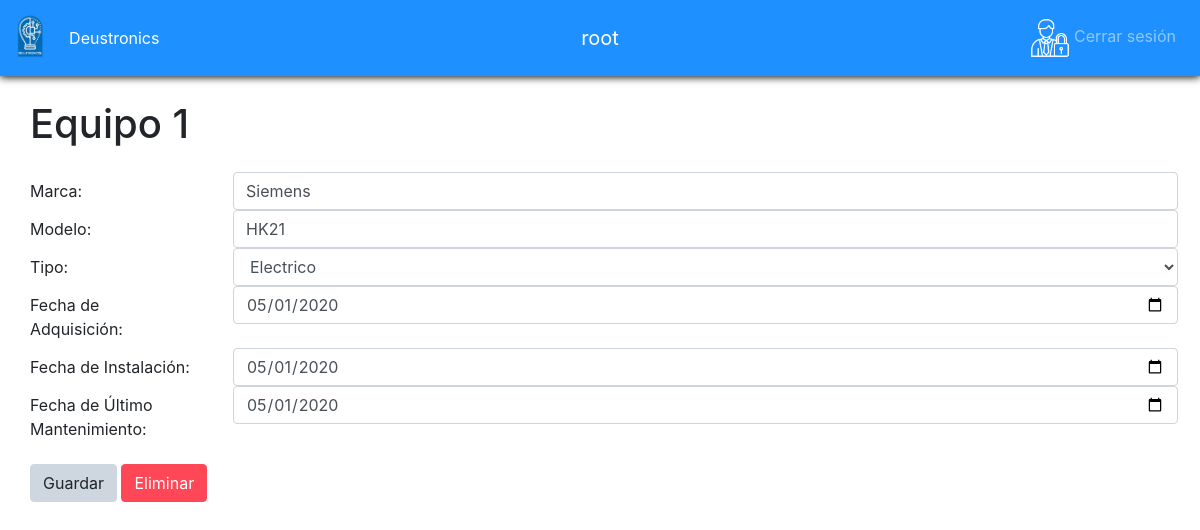
The page /equipo/1/ (signed in) on the database as committed earlier.
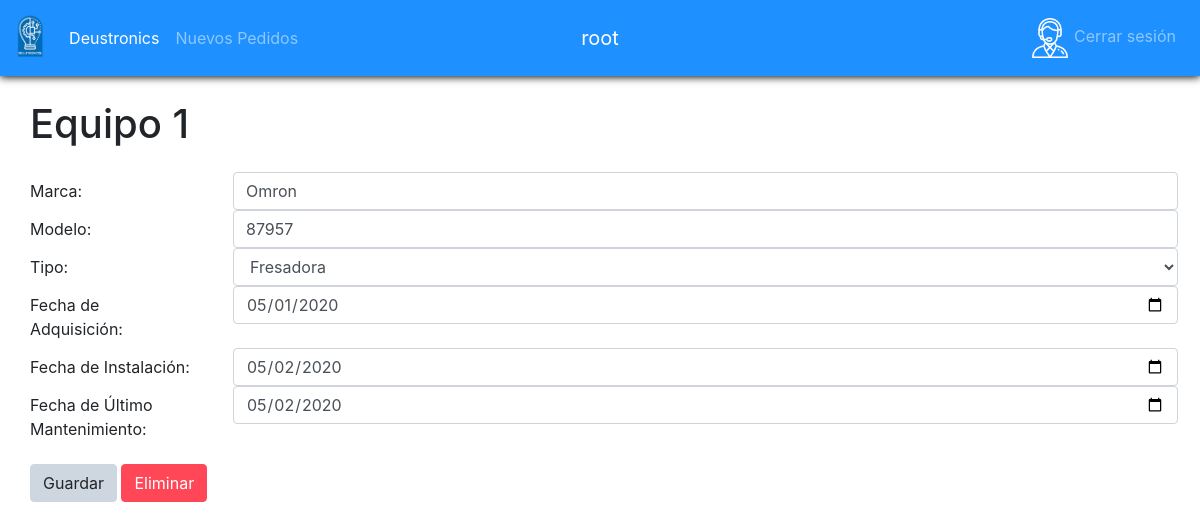
The same page on the database as committed later.
### app/models.py (models this page shows, shortened)
class Equipo(models.Model):
    marca = models.CharField(max_length=100)
    modelo = models.CharField(max_length=100)
    tipo = models.ForeignKey(TipoEquipo, on_delete=models.SET_NULL, null=True)
    fecha_adquisicion = models.DateField()
    fecha_instalacion = models.DateField()
    fecha_ultimo_mantenimiento = models.DateField()

class TipoEquipo(models.Model):
    nombre = models.CharField(max_length=100)

### app/views.py (the view, shortened to what this page needs)
# urls.py: path('equipo/<int:pk>/', login_required(views.EquipoDetailView.as_view()), name='equipo_detalle'),
class EquipoDetailView(DetailView):
    model = Equipo
    template_name = 'equipo_detalle.html'
    def get_context_data(self, **kwargs):
        context = super(EquipoDetailView, self).get_context_data(**kwargs)
        context['tipos'] = TipoEquipo.objects.all()
        return context

### app/templatetags/sesion_tags.py (called while the page is built)
@register.filter(name='has_group')
def has_group(user, group_name):
    return user.groups.filter(name=group_name).exists()

### app/templates/equipo_detalle.html (shortened to what this page needs)
{%extends 'base.html'%} {% block content%}
<div class="mt-2">
  <h1>
    Equipo {{equipo.id}}
  </h1>
  <form action="{%url 'equipo_detalle' equipo.id %}" method="POST" class="formDetalle">
    <div class="form-group row mt-4">
      <label for="equipoMarca" class="col-sm-2 col-form-label">Marca: </label>
      <div class="col-sm-10">
        <input type="text" class="form-control ml-2" id="equipoMarca" name="equipoMarca" value="{{equipo.marca}}" />
      </div>
      <label for="equipoModelo" class="col-sm-2 col-form-label">Modelo: </label>
      <div class="col-sm-10">
        <input type="text" class="form-control ml-2" id="equipoModelo" name="equipoModelo" value="{{equipo.modelo}}" />
      </div>
      <label for="equipoTipo" class="col-sm-2 col-form-label">Tipo: </label>
      <div class="col-sm-10">
        <select name="equipoTipo" id="" class="form-control ml-2">
          {%for tp in tipos%}
          <option value="{{tp.id}}" {% if equipo.tipo.id == tp.id %} selected {%endif%}>{{tp.nombre}} </option>
          {%endfor%}
        </select>
      </div>
      <label for="equipoAdquisicion" class="col-sm-2 col-form-label">Fecha de Adquisición: </label>
      <div class="col-sm-10">
        <input type="date" class="form-control ml-2" id="equipoAdquisicion" name="equipoAdquisicion"
          value="{{equipo.fecha_adquisicion|date:'yy-m-d'}}" />
      </div>
      <label for="equipoInstalacion" class="col-sm-2 col-form-label">Fecha de Instalación: </label>
      <div class="col-sm-10">
        <input type="date" class="form-control ml-2" id="equipoInstalacion" name="equipoInstalacion"
          value="{{equipo.fecha_instalacion|date:'yy-m-d'}}" />
      </div>
      <label for="equipoMantenimiento" class="col-sm-2 col-form-label">Fecha de Último Mantenimiento: </label>
      <div class="col-sm-10">
        <input type="date" class="form-control ml-2" id="equipoMantenimiento" name="equipoMantenimiento"
          value="{{equipo.fecha_ultimo_mantenimiento|date:'yy-m-d'}}" />
      </div>
    </div>
    <input type="submit" class="btn btn-secondary" value="Guardar" />
  </form>
  <form action="{%url 'equipo_delete'%}" method="POST" class="formDetalle">
    <input type="submit" class="btn btn-danger" value="Eliminar">
  </form>
</div>
{%endblock%}

### app/templates/base.html (shortened to what this page needs)
{%load static %} {% load sesion_tags %}
<!DOCTYPE html>
<html lang="en">
<head>
  <link rel="stylesheet" href="{% static 'main.css'%}" />
</head>
<body>
  {% block nav%}
  <nav class="navbar navbar-expand-md navbar-dark bg-primary mb-3" id="navbar">
    <div class="navbar-collapse collapse w-100 order-1 order-md-0 dual-collapse2">
      <a class="navbar-brand" href="{%url 'index' %}"><img src="{% static 'Desuto5.png' %}" alt="" id="logo" /></a>
      <ul class="navbar-nav mr-auto">
        <li class="nav-item active">
          <a class="nav-link" href="{%url 'index' %}">Deustronics</a>
        </li>
        {% if request.user|has_group:"OPERARIO" %}
        <li class="nav-item">
          <a class="nav-link" href="{% url 'mis_tareas'%}">Mis tareas</a>
        </li>
        {% elif request.user|has_group:"RESPONSABLE" %}
        <li class="nav-item">
          <a class="nav-link" href="{%url 'nuevos_pedidos' %}">Nuevos Pedidos</a>
        </li>
        {%endif%}
      </ul>
    </div>
    <div class="mx-auto order-0">
      <a class="navbar-brand mx-auto" href="#">{{user.get_username}}</a>
    </div>
    <div class="navbar-collapse collapse w-100 order-3 dual-collapse2">
      <ul class="navbar-nav ml-auto">
        <li class="nav-item">
          <a class="nav-link" href="{%url 'logout' %}">
            {% if request.user|has_group:"OPERARIO" %}
            <img class="user-type-icon" src="{%static 'icons/Operario.png'%}" alt="" />
            {% elif request.user|has_group:"CLIENTE" %}
            <img class="user-type-icon" src="{%static 'icons/Cliente.png'%}" alt="" />
            {% elif request.user|has_group:"RESPONSABLE" %}
            <img class="user-type-icon" src="{%static 'icons/Responsable.png'%}" alt="" />
            {%else%}
            <img class="user-type-icon" src="{%static 'icons/Admin.png'%}" alt="" />
            {%endif%}
            <span> Cerrar sesión </span></a>
        </li>
      </ul>
    </div>
  </nav>
  {%endblock%}
  <div class="container fill">
    <div class="row">
      {%block content %} {%endblock%}
    </div>
  </div>
</body>
</html>

Rows that differ between the two databases and show on the page:
changed Equipo id 1: equipoMarca "Siemens" → "Omron"; equipoModelo "HK21" → "87957"; equipoTipo "Electrico" → "Fresadora"; equipoInstalacion "05/01/2020" → "05/02/2020"; equipoMantenimiento "05/01/2020" → "05/02/2020"
Other text that changed with them:
text now shown: "Nuevos Pedidos"
